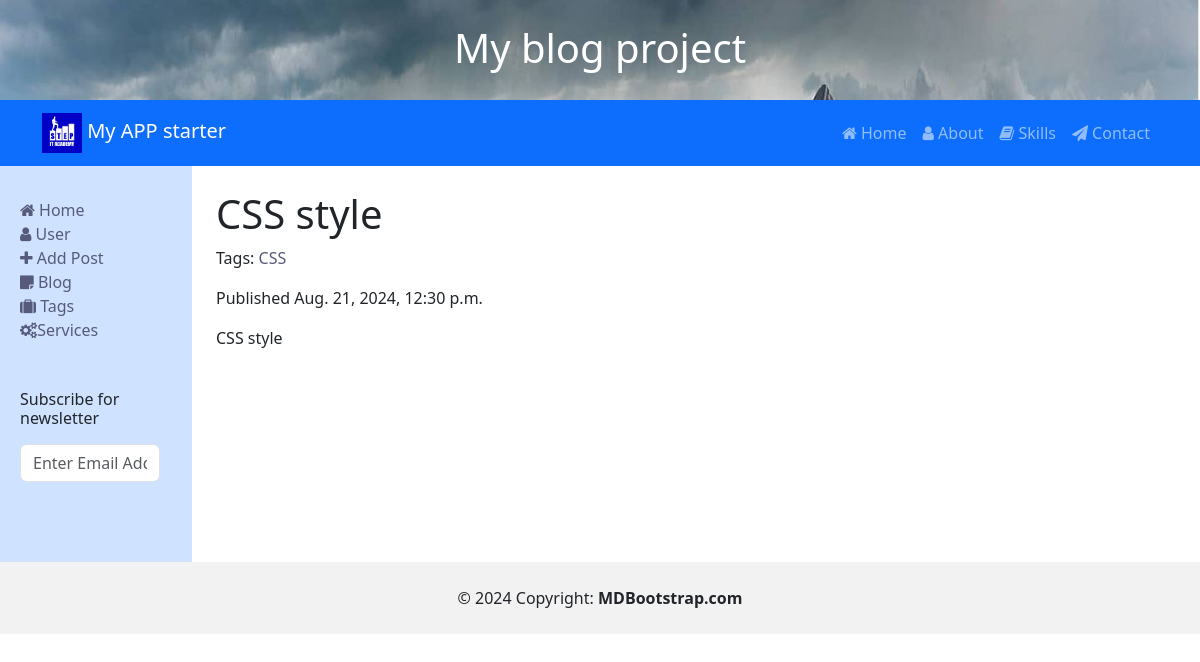
The app's page /blog/2/ with its own data.
### blog/models.py (models this page shows, shortened)
class Post(models.Model):
    class Status(models.TextChoices):
        DRAFT = ('DF', 'Draft')
        PUBLISHED = ('PB', 'Published')
    title = models.CharField(verbose_name="Назва поста", max_length=20)
    body = models.TextField()
    slug = models.SlugField(max_length=250, unique=True)
    publish = models.DateTimeField(default=timezone.now)
    created = models.DateTimeField(auto_now_add=True)
    updated = models.DateTimeField(auto_now=True)
    status = models.CharField(max_length=2, choices=Status.choices, default=Status.DRAFT)
    tags = models.ManyToManyField("Tag", related_name='blog_posts')
    category = models.ForeignKey("Category", on_delete=models.CASCADE, null=True, related_name="posts")
    objects = models.Manager()
    published = PublisherManager()
    class Meta:
        ordering = ["-publish"]
        verbose_name_plural = "Публікації"
        verbose_name = "Публікація"

class Tag(models.Model):
    name = models.CharField(max_length=31, unique=True, help_text='A label for name tag.')
    slug = models.SlugField(max_length=31, unique=True, help_text='A label for URL config.')
    class Meta:
        verbose_name = 'Tag'

### blog/views.py (the view)
# urls.py: path('<int:id>/', views.post_detail, name="post-detail"),
def post_detail(request, id):
    post = get_object_or_404(Post, id=id)
    return render(request, 'blog/post/detail.html', {'post': post})

### blog/templates/blog/post/detail.html (shortened to what this page needs)
{% extends "base.html" %}
{% block content %}
<h1>{{ post.title }}</h1>
<p>Tags:
     {% for tag in post.tags.all %}
        <a href="{% url 'blog:post-by-tag' tag.slug %}">{{ tag.name }}</a>{% if not forloop.last %}, {% endif %}
    {% endfor %}
</p>
<p class="date">
Published {{ post.publish }}
</p>
{{ post.body|linebreaks }}
{% endblock %}

### blog/static/css/styles.css (style rules this page uses)
body { margin-top:20px; }
a, a:active, a:focus { color: #575a7b; text-decoration: none; transition-timing-function: ease-in-out; -ms-transition-timing-function: ease-in-out; -moz-transition-timing-function: ease-in-out; -webkit-transition-timing-function: ease-in-out; -o-transition-timing-function: ease-in-out; transition-duration: .2s; -ms-transition-duration: .2s; -moz-transition-duration: .2s; -webkit-transition-duration: .2s; -o-transition-duration: .2s; }

### records on screen
Post: title "CSS style", publish "Aug. 21, 2024, 12:30 p.m.", body "CSS style"
Tag: name "CSS"
